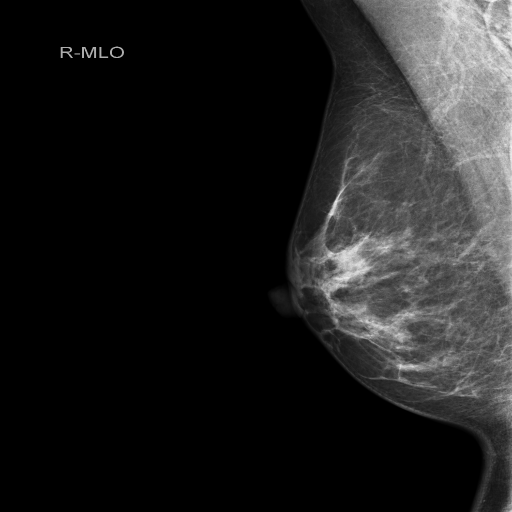
#> input picture images/10011_1031443799.png, 1024 x 1024 px (shown at 1/2 size); its folder holds only this picture in this run
$ python simulate_dicom.py --image ../images/10011_1031443799.png
#> lines starting #> are read from the running program, lines starting #| are printed output that depends on the picture
#!/usr/bin/env python3
"""
simulate_dicom.py — End-to-end DICOM/Image → Photonic Chip Simulation
=======================================================================

Feeds a medical image (DICOM, PNG, JPEG) through the full MedGemma
photonic chip pipeline and compares the output against the numpy
software reference.

Pipeline
--------
    Medical image (DICOM / PNG / JPEG)
        ↓  load_image()         — normalise, convert to grayscale float32
        ↓  siglip_preprocess()  — resize to 448×448, patch-extract (14×14 px)
                                   → 1024 patches × 196 dims each
        ↓  patch_project()      — random-key linear map: 196-dim → 2560-dim
                                   (matches q_proj input dim of MedGemma 4B)
        ↓  PhotonicAttention.forward()  for each compiled layer (k/q/v/o_proj)
                ├─ V† mesh (photonic Clements simulation from NPZ phases)
                ├─ Σ  stage (singular-value scaling, rank-64 truncation)
                └─ U  mesh (photonic Clements simulation)
        ↓  numpy_reference()    — exact W@x via reconstructed weight matrix
        ↓  compare()            — relative error, SSIM, per-token heatmap
        ↓  save_results()       — JSON + NPY + SVG

    Optional: --kaggle-ref <json>
        Load real MedGemma activations captured in the Kaggle notebook
        and compare photonic output directly against the real model.

Usage
-----
    # Synthetic phantom (no DICOM needed)
    python3 scripts/simulate_dicom.py --demo

    # Real DICOM
    python3 scripts/simulate_dicom.py --image path/to/scan.dcm

    # PNG / JPEG
    python3 scripts/simulate_dicom.py --image path/to/xray.png

    # Compare against Kaggle activations
    python3 scripts/simulate_dicom.py --demo \\
        --kaggle-ref output/simulations/kaggle_comparison.json

    # Custom phase map (real compiled weights)
    python3 scripts/simulate_dicom.py --demo \\
        --phase-map output/real/phase_map.json

    # All options
    python3 scripts/simulate_dicom.py \\
        --image scan.dcm               \\
        --phase-map output/real/phase_map.json \\
        --kaggle-ref output/simulations/kaggle_comparison.json \\
        --output-dir output/simulations \\
        --max-tokens 64                \\
        --save-arrays
"""

from __future__ import annotations

import argparse
import json
import logging
import math
import sys
import time
from pathlib import Path
from typing import Dict, List, Optional, Tuple

import numpy as np

ROOT = Path(__file__).resolve().parent.parent
sys.path.insert(0, str(ROOT / "src"))

logging.basicConfig(
    level=logging.INFO,
    format="%(asctime)s [%(levelname)s] %(message)s",
    datefmt="%H:%M:%S",
)
logger = logging.getLogger(__name__)


# ── Image loading ─────────────────────────────────────────────────────────────

# [20 lines left out: function load_dicom, not called in this run]


def load_image(path: str) -> np.ndarray:
    """Load PNG/JPEG → float32 grayscale [0, 1]."""
    try:
        from PIL import Image
    except ImportError:
        logger.error("Pillow not installed. Run: pip install Pillow")
        raise
    img = Image.open(path).convert("L")
    arr = np.array(img, dtype=np.float32) / 255.0
    logger.info(f"  Image loaded: {path}  shape={arr.shape}")
    return arr


# [33 lines left out: function make_synthetic_xray, not called in this run]


# ── SigLIP-style preprocessing ────────────────────────────────────────────────

def siglip_preprocess(
    image: np.ndarray,
    target_size: int = 448,
    patch_size: int = 14,
) -> Tuple[np.ndarray, dict]:
    """
    Preprocess an image the way SigLIP (MedGemma's vision encoder) does.

    Steps:
        1. Resize to target_size × target_size (bilinear)
        2. Normalise: mean=[0.5, 0.5, 0.5], std=[0.5, 0.5, 0.5]  (SigLIP default)
        3. Extract non-overlapping patches of patch_size × patch_size
        4. Flatten each patch → patch_dim = patch_size²

    Returns:
        patches:  float32 array of shape (n_patches, patch_dim)
        info:     dict with preprocessing metadata
    """
    try:
        from PIL import Image
        has_pil = True
    except ImportError:
        has_pil = False

    # Resize
    if has_pil:
        pil = Image.fromarray((image * 255).astype(np.uint8), mode="L")
        pil = pil.resize((target_size, target_size), Image.BILINEAR)
        resized = np.array(pil, dtype=np.float32) / 255.0
    else:
        # Nearest-neighbour fallback
        h, w = image.shape
        rows = (np.arange(target_size) * h / target_size).astype(int)
        cols = (np.arange(target_size) * w / target_size).astype(int)
        resized = image[np.ix_(rows, cols)]

    # SigLIP normalisation (grayscale: replicate channel)
    resized = (resized - 0.5) / 0.5   # → [-1, 1]

    # Extract patches
    n_h = target_size // patch_size
    n_w = target_size // patch_size
    n_patches = n_h * n_w
    patch_dim  = patch_size * patch_size

    patches = resized.reshape(n_h, patch_size, n_w, patch_size)
    patches = patches.transpose(0, 2, 1, 3).reshape(n_patches, patch_dim)

    info = {
        "target_size":  target_size,
        "patch_size":   patch_size,
        "n_patches":    n_patches,
        "patch_dim":    patch_dim,
        "grid_h":       n_h,
        "grid_w":       n_w,
    }
    logger.info(f"  SigLIP preprocess: {target_size}×{target_size}  "
                f"→ {n_patches} patches × {patch_dim} dims")
    return patches.astype(np.float32), info


def project_to_model_dim(
    patches: np.ndarray,
    model_dim: int = 2560,
    seed: int = 0,
) -> np.ndarray:
    """
    Linear projection from patch_dim to model_dim (simulating mm_projector).

    In real MedGemma, the multi-modal projector (mm_projector) converts SigLIP
    embeddings (1152-dim) to language-model tokens (2560-dim). Here we use a
    deterministic random projection as a stand-in when real weights are absent.

    Args:
        patches:    (n_patches, patch_dim) float32
        model_dim:  target token dimension (2560 for MedGemma 4B)
        seed:       RNG seed (fixed for reproducibility)

    Returns:
        tokens: (n_patches, model_dim) float32
    """
    n_patches, patch_dim = patches.shape
    rng = np.random.default_rng(seed)

    # Orthonormal projection matrix (preserves norms, physically motivated)
    if patch_dim >= model_dim:
        # Downsample: use first model_dim principal directions
        proj = rng.standard_normal((patch_dim, model_dim)).astype(np.float32)
        proj, _ = np.linalg.qr(proj)
        proj = proj[:, :model_dim]
    else:
        # Upsample: zero-pad + rotate
        proj = rng.standard_normal((patch_dim, model_dim)).astype(np.float32)
        proj /= np.linalg.norm(proj, axis=0, keepdims=True) + 1e-8

    tokens = patches @ proj  # (n_patches, model_dim)

    # Normalise tokens to unit RMS (as layer-norm would)
    rms = np.sqrt((tokens ** 2).mean(axis=1, keepdims=True)) + 1e-8
    tokens = tokens / rms

    logger.info(f"  Projected: {patches.shape} → {tokens.shape}  "
                f"(simulated mm_projector)")
    return tokens.astype(np.float32)


# ── Photonic layer loading ─────────────────────────────────────────────────────

def load_compiled_layers(phase_map_path: str) -> List[dict]:
    """
    Load compiled photonic layers from a phase_map.json and its NPZ files.

    Returns a list of layer dicts with keys:
        name, rank, U_phases, Vh_phases, n_mzis_U, n_mzis_Vh,
        chip_id_U, chip_id_Vh, error_svd
    """
    pm_path = Path(phase_map_path)
    with open(pm_path) as f:
        pm = json.load(f)

    base = pm_path.parent
    rank = pm.get("rank", 64)
    layers = []

    for layer in pm.get("layers", []):
        u_npz  = np.load(str(base / layer["phase_file_U"]))
        vh_npz = np.load(str(base / layer["phase_file_Vh"]))
        layers.append({
            "name":       layer["name"],
            "rank":       rank,
            "U_phases":   u_npz,
            "Vh_phases":  vh_npz,
            "n_mzis_U":   layer["n_mzis_U"],
            "n_mzis_Vh":  layer["n_mzis_Vh"],
            "chip_id_U":  layer["chip_id_U"],
            "chip_id_Vh": layer["chip_id_Vh"],
            "error_svd":  layer["error_svd"],
        })
        logger.info(f"  Loaded: {layer['name']}  "
                    f"U={layer['n_mzis_U']:,} MZIs  Vh={layer['n_mzis_Vh']:,} MZIs")

    return layers


# ── Photonic forward simulation ────────────────────────────────────────────────

# [308 lines left out: functions _apply_clements_from_npz, photonic_forward, _reconstruct_unitary_rank, relative_error, cosine_similarity, load_kaggle_reference and 3 more, not called in this run]


# ── Main pipeline ──────────────────────────────────────────────────────────────

def run_pipeline(args, image_path_override: Optional[str] = None) -> dict:
    t0 = time.time()
    out_dir = Path(args.output_dir)
    out_dir.mkdir(parents=True, exist_ok=True)

    # ── Step 1: Load image ────────────────────────────────────────────────────
    logger.info("=== Step 1: Load image ===")
    img_path = image_path_override or (str(args.image) if args.image else None)
    if args.demo or img_path is None:
        image = make_synthetic_xray(seed=args.seed)
        image_source = "synthetic_xray"
    else:
        if img_path.lower().endswith(".dcm"):
            image = load_dicom(img_path)
        else:
            image = load_image(img_path)
#> in load_image, img is the input picture: PIL image 1024x1024 L; min 0, max 250, mean 31.2
        image_source = Path(img_path).name

    # ── Step 2: SigLIP preprocessing → patches ────────────────────────────────
    logger.info("=== Step 2: SigLIP preprocess → patches ===")
    patches, preproc_info = siglip_preprocess(
        image,
        target_size=args.image_size,
        patch_size=args.patch_size,
    )
#> in siglip_preprocess, `pil = pil.resize((target_size, target_size), Image.BILINEAR)`:
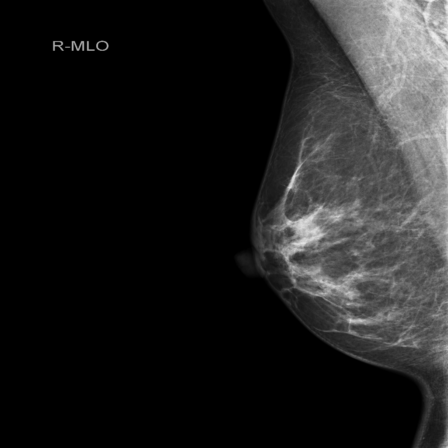
#> pil: PIL image 448x448 L; min 0, max 240, mean 31.2
#> in siglip_preprocess, `patches = patches.transpose(0, 2, 1, 3).reshape(n_patches, patch_dim)`:
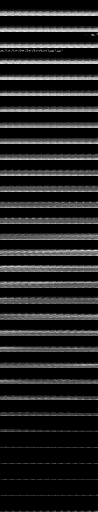
#> patches: shape (1024, 196) float32 (shown at 1/2 size); min -1, max 0.882, mean -0.755; drawn with min black and max white

    # ── Step 3: Project patches to model dimension ────────────────────────────
    logger.info("=== Step 3: Project to model dim ===")
    tokens = project_to_model_dim(patches, model_dim=args.model_dim, seed=args.seed)
    n_tokens = min(len(tokens), args.max_tokens)
    tokens = tokens[:n_tokens]
    logger.info(f"  Using {n_tokens} tokens for simulation")

    # ── Step 4: Load compiled photonic layers ─────────────────────────────────
    logger.info("=== Step 4: Load compiled layers ===")
    phase_map_path = args.phase_map
    layers = load_compiled_layers(phase_map_path)
    logger.info(f"  {len(layers)} compiled layers loaded")

    # ── Step 5: Photonic simulation ───────────────────────────────────────────
    logger.info("=== Step 5: Photonic simulation ===")
    all_results = []
    photonic_outputs: Dict[str, np.ndarray] = {}

    for layer in layers:
        lname = layer["name"]
        proj = next((p for p in ["q_proj","k_proj","v_proj","o_proj"]
                     if p in lname), "proj")
        logger.info(f"  Layer: {lname}")

        errors, cosines = [], []
        phot_outs, ref_outs = [], []

        for tok_idx, x in enumerate(tokens):
            y_phot, y_ref = photonic_forward(x, layer)

            err = relative_error(y_phot, y_ref)
            cos = cosine_similarity(y_phot, y_ref)
            errors.append(err)
            cosines.append(cos)
            phot_outs.append(y_phot)
            ref_outs.append(y_ref)

            if (tok_idx + 1) % 10 == 0:
                logger.info(f"    Token {tok_idx+1}/{n_tokens}  "
                            f"err={np.mean(errors):.2e}  cos={np.mean(cosines):.4f}")

        phot_stack = np.stack(phot_outs)   # (n_tokens, output_dim)
        ref_stack  = np.stack(ref_outs)
        photonic_outputs[lname] = phot_stack

        mean_err = float(np.mean(errors))
        mean_cos = float(np.mean(cosines))
        logger.info(f"  ✓ {lname}: mean_error={mean_err:.2e}  "
                    f"cosine={mean_cos:.6f}  "
                    f"{'PASS' if mean_err < 0.01 else 'FAIL'}")

        layer_result = {
            "layer_name":      lname,
            "projection_type": proj,
            "chip_id_U":       layer["chip_id_U"],
            "chip_id_Vh":      layer["chip_id_Vh"],
            "rank":            layer["rank"],
            "n_tokens":        n_tokens,
            "mean_relative_error": mean_err,
            "mean_cosine_similarity": mean_cos,
            "pass":            mean_err < 0.01,
            "error_svd":       layer["error_svd"],
        }
        all_results.append(layer_result)

        # Save arrays
        if args.save_arrays:
            safe = lname.replace(".", "_").replace("/", "_")
            np.save(str(out_dir / f"{safe}_phot.npy"),  phot_stack)
            np.save(str(out_dir / f"{safe}_ref.npy"),   ref_stack)
            np.save(str(out_dir / f"{safe}_errors.npy"), np.array(errors))

        # Save SVG comparison for first token
        save_svg_comparison(
            phot_outs[0], ref_outs[0],
            out_dir / f"comparison_{proj}.svg",
            title=f"{proj}: photonic vs numpy (token 0)"
        )

        # Save error heatmap across tokens
        err_matrix = np.array([
            [relative_error(phot_outs[i], ref_outs[i])]
            for i in range(n_tokens)
        ]).reshape(1, n_tokens)
        save_svg_heatmap(
            err_matrix,
            out_dir / f"error_heatmap_{proj}.svg",
            title=f"{proj}: per-token relative error",
        )

    # ── Step 6: Kaggle comparison ──────────────────────────────────────────────
    kaggle_comparison = {}
    if args.kaggle_ref:
        logger.info("=== Step 6: Kaggle reference comparison ===")
        kaggle_data = load_kaggle_reference(args.kaggle_ref)
        if kaggle_data:
            kaggle_comparison = compare_to_kaggle(photonic_outputs, kaggle_data)
            for lname, cmp in kaggle_comparison.items():
                ke = cmp.get("kaggle_error")
                logger.info(f"  {lname}: kaggle_error={ke}")

    # ── Save input image SVG ───────────────────────────────────────────────────
    _save_image_svg(image, out_dir / "input_image.svg")

    # ── Step 7: Summary JSON ───────────────────────────────────────────────────
    elapsed = time.time() - t0
    summary = {
        "image_source":  image_source,
        "preprocess":    preproc_info,
        "n_tokens":      n_tokens,
        "model_dim":     args.model_dim,
        "phase_map":     str(phase_map_path),
        "n_layers":      len(layers),
        "layers":        all_results,
        "kaggle_comparison": kaggle_comparison,
        "overall": {
            "mean_error":   float(np.mean([r["mean_relative_error"] for r in all_results])),
            "mean_cosine":  float(np.mean([r["mean_cosine_similarity"] for r in all_results])),
            "n_pass":       sum(1 for r in all_results if r["pass"]),
            "n_layers":     len(all_results),
        },
        "elapsed_s": round(elapsed, 1),
    }

    result_path = out_dir / "dicom_simulation_results.json"
    result_path.write_text(json.dumps(summary, indent=2))
    logger.info(f"  Results saved → {result_path}")

    # ── Print summary ──────────────────────────────────────────────────────────
    ov = summary["overall"]
    logger.info("=" * 60)
    logger.info("SIMULATION COMPLETE")
    logger.info(f"  Image:          {image_source}")
    logger.info(f"  Tokens:         {n_tokens}")
    logger.info(f"  Layers:         {ov['n_pass']}/{ov['n_layers']} PASS")
    logger.info(f"  Mean error:     {ov['mean_error']:.2e}")
    logger.info(f"  Mean cosine:    {ov['mean_cosine']:.6f}")
    logger.info(f"  Elapsed:        {elapsed:.1f}s")
    logger.info(f"  Output dir:     {out_dir}/")
    logger.info("=" * 60)

    return summary


# [24 lines left out: function _save_image_svg, not called in this run]


# ── CLI ────────────────────────────────────────────────────────────────────────

def main():
    parser = argparse.ArgumentParser(
        description="DICOM/Image → PhotoMedGemma photonic chip simulation",
        formatter_class=argparse.RawDescriptionHelpFormatter,
        epilog=__doc__,
    )

    # Input
    parser.add_argument("--image", default=None,
        help="Path to one input image (.dcm DICOM, .png, .jpg)")
    parser.add_argument("--all-images", action="store_true",
        help="Run on all images in --image-dir (batch mode)")
    parser.add_argument("--image-dir", default="images/",
        help="Directory of images to process with --all-images (default: images/)")
    parser.add_argument("--demo", action="store_true",
        help="Use synthetic chest X-ray phantom (no image needed)")

    # Preprocessing
    parser.add_argument("--image-size", type=int, default=448,
        help="Resize image to this square size (default: 448, SigLIP standard)")
    parser.add_argument("--patch-size", type=int, default=14,
        help="SigLIP patch size in pixels (default: 14 → 1024 patches for 448px)")
    parser.add_argument("--model-dim", type=int, default=2560,
        help="Token dimension after mm_projector (default: 2560, MedGemma 4B)")
    parser.add_argument("--max-tokens", type=int, default=32,
        help="Max image tokens to simulate (default: 32, full=1024)")
    parser.add_argument("--seed", type=int, default=42,
        help="RNG seed for projection matrix (default: 42)")

    # Phase map
    parser.add_argument("--phase-map",
        default="output/real/phase_map.json",
        help="Compiled phase map JSON (default: output/real/phase_map.json)")

    # Kaggle comparison
    parser.add_argument("--kaggle-ref", default=None,
        help="Path to Kaggle comparison JSON (photomedgemma_comparison.json)")

    # Output
    parser.add_argument("--output-dir", default="output/simulations",
        help="Output directory (default: output/simulations)")
    parser.add_argument("--save-arrays", action="store_true",
        help="Save photonic and reference outputs as .npy files")

    args = parser.parse_args()

    if not args.demo and not args.all_images and args.image is None:
        parser.print_help()
        print("\nError: provide --image <path>, --all-images, or --demo")
        sys.exit(1)

    if args.all_images:
        # Batch mode: run all images in image-dir
        img_dir = Path(args.image_dir)
        images = sorted(img_dir.glob("*.png")) + \
                 sorted(img_dir.glob("*.jpg")) + \
                 sorted(img_dir.glob("*.jpeg")) + \
                 sorted(img_dir.glob("*.dcm"))
        if not images:
            print(f"No images found in {img_dir}")
            sys.exit(1)
        logger.info(f"Batch mode: {len(images)} images in {img_dir}")

        all_summaries = []
        for img_path in images:
            logger.info(f"\n{'='*60}\nProcessing: {img_path.name}\n{'='*60}")
            img_out = Path(args.output_dir) / img_path.stem
            img_out.mkdir(parents=True, exist_ok=True)
            # Temporarily redirect output dir
            import copy
            img_args = copy.copy(args)
            img_args.output_dir = str(img_out)
            summary = run_pipeline(img_args, image_path_override=str(img_path))
            all_summaries.append({"image": img_path.name, **summary.get("overall", {})})

        # Write combined batch summary
        batch_out = Path(args.output_dir) / "batch_summary.json"
        batch_out.parent.mkdir(parents=True, exist_ok=True)
        batch_out.write_text(json.dumps(all_summaries, indent=2))
        logger.info(f"\nBatch complete. Summary → {batch_out}")
        logger.info("Per-image results:")
        for s in all_summaries:
            logger.info(f"  {s['image']}: error={s.get('mean_error','?'):.2e}  "
                        f"cosine={s.get('mean_cosine','?'):.4f}  "
                        f"pass={s.get('n_pass','?')}/{s.get('n_layers','?')}")
    else:
        run_pipeline(args)
#> in run_pipeline, `patches, preproc_info = siglip_preprocess( image, target_size=args.ima..`: preproc_info = {'target_size': 448, 'patch_size': 14, 'n_patches': 1024, 'patch_dim': 196, 'grid_h': 32, 'grid_w': 32}
#> in project_to_model_dim, `tokens = patches @ proj`:
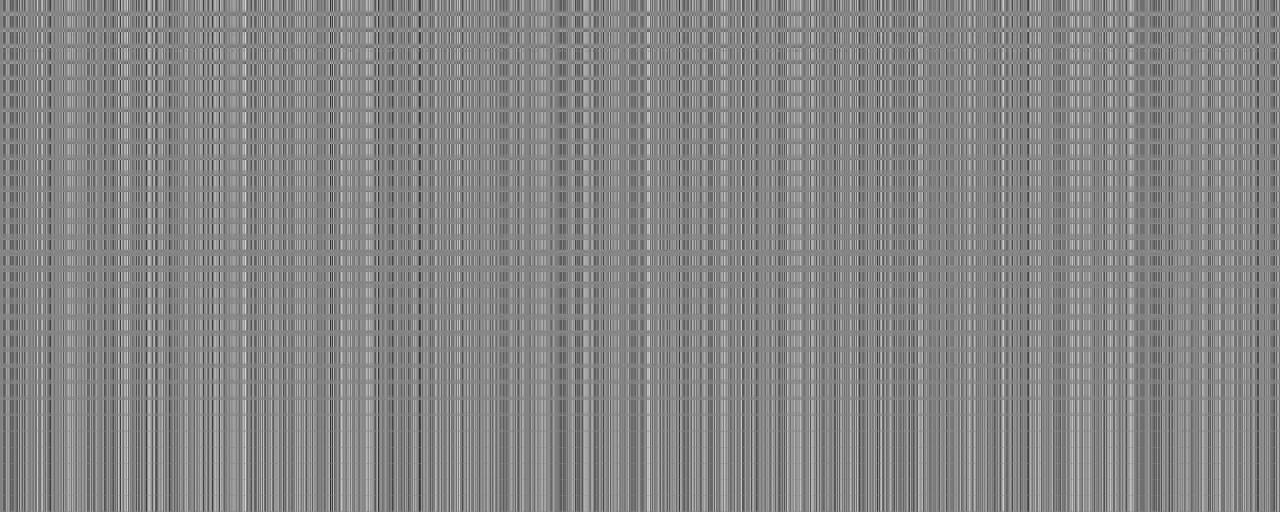
#> tokens: shape (1024, 2560) float32 (shown at 1/2 size); min -3.35, max 3.04, mean 0.00603; drawn with min black and max white
#> in project_to_model_dim, `rms = np.sqrt((tokens ** 2).mean(axis=1, keepdims=True)) + 1e-8`: rms = 1024 values, max 0.984 at index 0, min 0.0903 at index 446, mean 0.796
#> in run_pipeline, `n_tokens = min(len(tokens), args.max_tokens)`: n_tokens = 32


if __name__ == "__main__":
#> (the run stopped early here; a loop or call above may not have finished)

$ run again, on images/10042_495770405.png
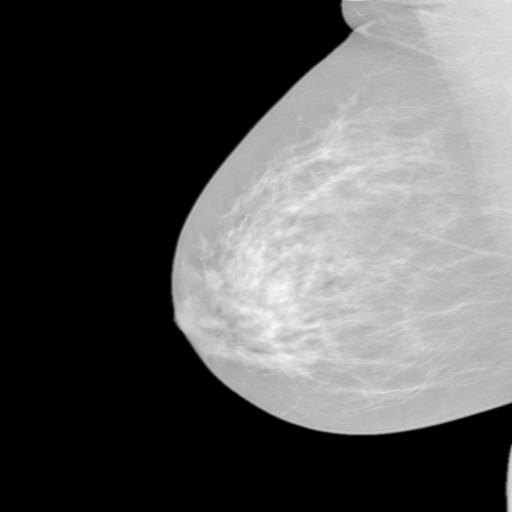
#> input picture images/10042_495770405.png, 1024 x 1024 px (shown at 1/2 size)
#> in load_image, img is the input picture: PIL image 1024x1024 L; min 0, max 251, mean 86.5
#> in siglip_preprocess, `patches = patches.transpose(0, 2, 1, 3).reshape(n_patches, patch_dim)`:
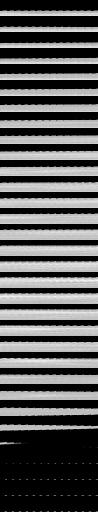
#> patches: shape (1024, 196) float32 (shown at 1/2 size); min -1, max 0.945, mean -0.322; drawn with min black and max white
#> preproc_info = {'target_size': 448, 'patch_size': 14, 'n_patches': 1024, 'patch_dim': 196, 'grid_h': 32, 'grid_w': 32}
#> in project_to_model_dim, `tokens = patches @ proj`:
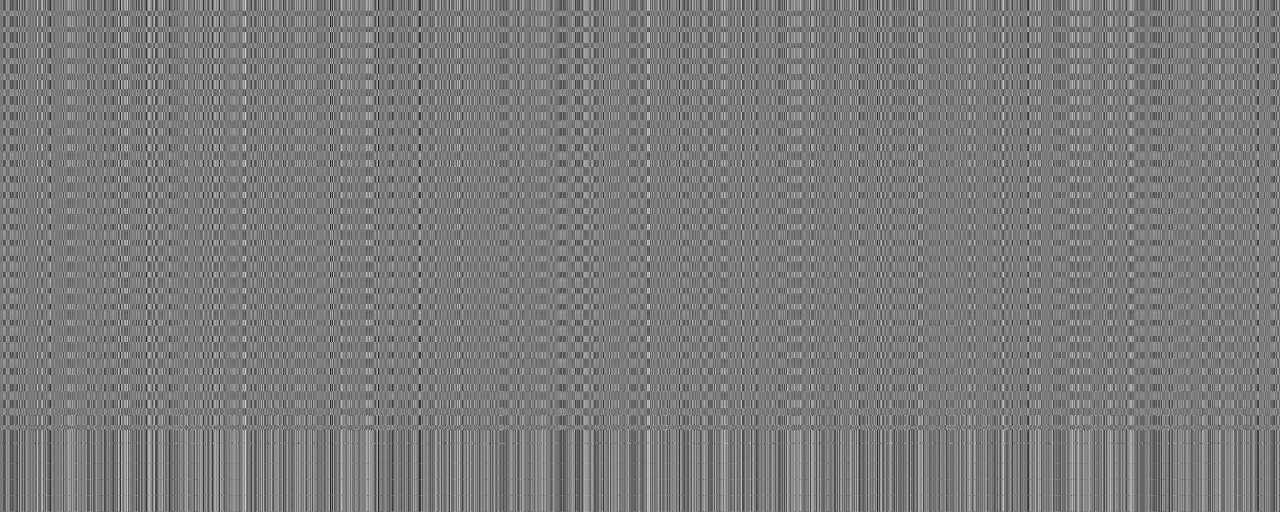
#> tokens: shape (1024, 2560) float32 (shown at 1/2 size); min -3.19, max 3.36, mean 0.00282; drawn with min black and max white
#> rms = 1024 values, max 0.984 at index 0, min 0.283 at index 86, mean 0.77
#> n_tokens = 32
